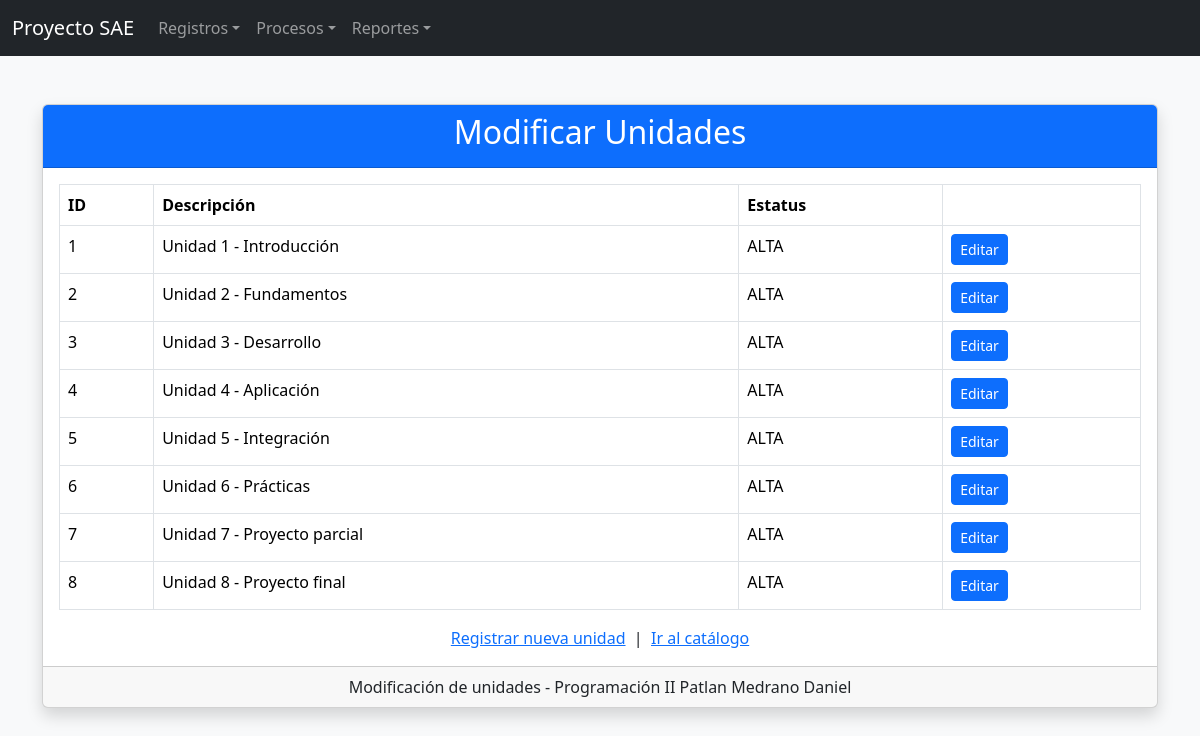
The app's page /formularios/modificar/Modificar_Unidad.php with its own data.
### tables this page shows
CREATE TABLE unidad (
    ID_UNIDAD    INT PRIMARY KEY,
    DESCRIPCION  VARCHAR(255) NOT NULL,
    ESTATUS      VARCHAR(4) NOT NULL DEFAULT 'ALTA'
);

### config/conexion.php (called while the page is built, shortened)
<?php
$base = preg_replace('#/(Cruds|formularios)/.*$#i', '', $_SERVER['SCRIPT_NAME']);

### formularios/modificar/Modificar_Unidad.php (the view, shortened to what this page needs)
<?php
require_once "../../config/conexion.php";
$unidad = null;
$listaUnidades = null;
if ($unidad === null) {
    $listaUnidades = $conexion->query("SELECT * FROM unidad ORDER BY ID_UNIDAD");
}
?>
<!DOCTYPE html>
<html lang="es">
<head>
    <link href="<?= $base ?>/assets/css/bootstrap.min.css" rel="stylesheet">
</head>
<body class="bg-light">
<?php include __DIR__ . "/../../NavBar/navbar.php"; ?>
<div class="container mt-5">
    <div class="card shadow">
        <div class="card-header bg-primary text-white text-center">
            <h2>Modificar Unidades</h2>
        </div>
        <div class="card-body">
            <?php if ($unidad !== null) { ?>
                <form method="POST">
                    <input type="hidden" name="id" value="<?php echo $unidad["ID_UNIDAD"]; ?>">
                    <div class="mb-3">
                        <label class="form-label">Id de unidad</label>
                        <input type="text" class="form-control" value="<?php echo $unidad["ID_UNIDAD"]; ?>" readonly>
                    </div>
                    <div class="mb-3">
                        <label class="form-label">Descripción de la unidad</label>
                        <textarea name="descripcion" class="form-control" rows="3" maxlength="255" required><?php echo htmlspecialchars($unidad["DESCRIPCION"]); ?></textarea>
                    </div>
                    <div class="mb-3">
                        <label class="form-label">Estatus</label>
                        <select name="estatus" class="form-control">
                            <option value="ALTA" <?php if ($unidad["ESTATUS"] == "ALTA") echo "selected"; ?>>ALTA</option>
                            <option value="BAJA" <?php if ($unidad["ESTATUS"] == "BAJA") echo "selected"; ?>>BAJA</option>
                        </select>
                    </div>
                    <button type="submit" name="actualizar" class="btn btn-primary">Guardar cambios</button>
                    <a href="<?= $base ?>/Cruds/crudunidades.php" class="btn btn-secondary">Cancelar</a>
                </form>
            <?php } else { ?>
                <table class="table table-bordered table-hover">
                    <thead>
                        <tr>
                            <th>ID</th>
                            <th>Descripción</th>
                            <th>Estatus</th>
                            <th></th>
                        </tr>
                    </thead>
                    <tbody>
                        <?php if ($listaUnidades && $listaUnidades->num_rows > 0) { ?>
                            <?php while ($fila = $listaUnidades->fetch_assoc()) { ?>
                                <tr>
                                    <td><?php echo $fila["ID_UNIDAD"]; ?></td>
                                    <td><?php echo htmlspecialchars($fila["DESCRIPCION"]); ?></td>
                                    <td><?php echo htmlspecialchars($fila["ESTATUS"]); ?></td>
                                    <td><a href="?id=<?php echo $fila["ID_UNIDAD"]; ?>" class="btn btn-sm btn-primary">Editar</a></td>
                                </tr>
                            <?php } ?>
                        <?php } else { ?>
                            <tr>
                                <td colspan="4" class="text-center">No hay unidades registradas todavía.</td>
                            </tr>
                        <?php } ?>
                    </tbody>
                </table>
            <?php } ?>
            <div class="text-center mt-3">
                <a href="../alta/Formulario_Unidad.php">Registrar nueva unidad</a>
                &nbsp;|&nbsp;
                <a href="<?= $base ?>/Cruds/crudunidades.php">Ir al catálogo</a>
            </div>
        </div>
        <div class="card-footer text-center">
            Modificación de unidades - Programación II Patlan Medrano Daniel
        </div>
    </div>
</div>
</body>
</html>

### records on screen
unidad: ID_UNIDAD "1", DESCRIPCION "Unidad 1 - Introducción", ESTATUS "ALTA"
unidad: ID_UNIDAD "2", DESCRIPCION "Unidad 2 - Fundamentos", ESTATUS "ALTA"
unidad: ID_UNIDAD "3", DESCRIPCION "Unidad 3 - Desarrollo", ESTATUS "ALTA"
unidad: ID_UNIDAD "4", DESCRIPCION "Unidad 4 - Aplicación", ESTATUS "ALTA"
unidad: ID_UNIDAD "5", DESCRIPCION "Unidad 5 - Integración", ESTATUS "ALTA"
unidad: ID_UNIDAD "6", DESCRIPCION "Unidad 6 - Prácticas", ESTATUS "ALTA"
unidad: ID_UNIDAD "7", DESCRIPCION "Unidad 7 - Proyecto parcial", ESTATUS "ALTA"
unidad: ID_UNIDAD "8", DESCRIPCION "Unidad 8 - Proyecto final", ESTATUS "ALTA"
